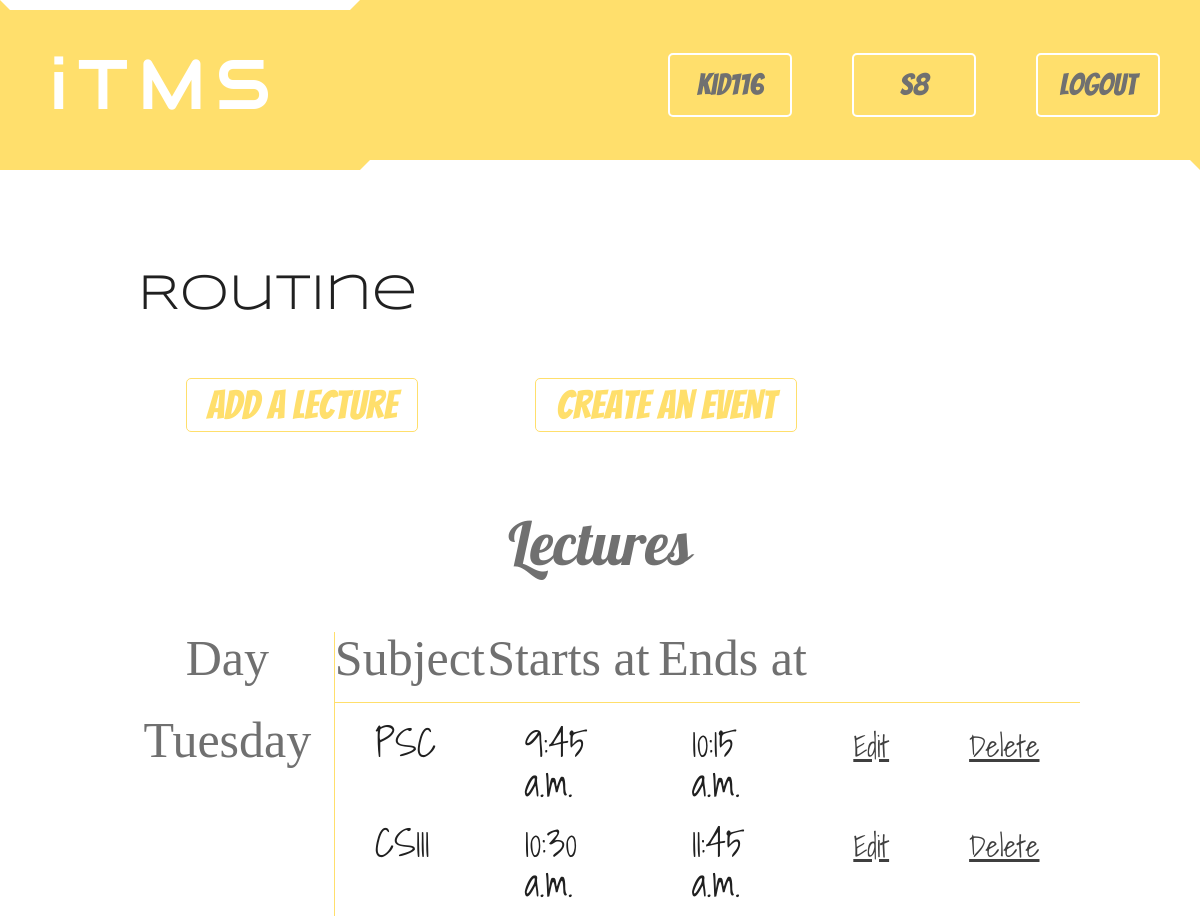
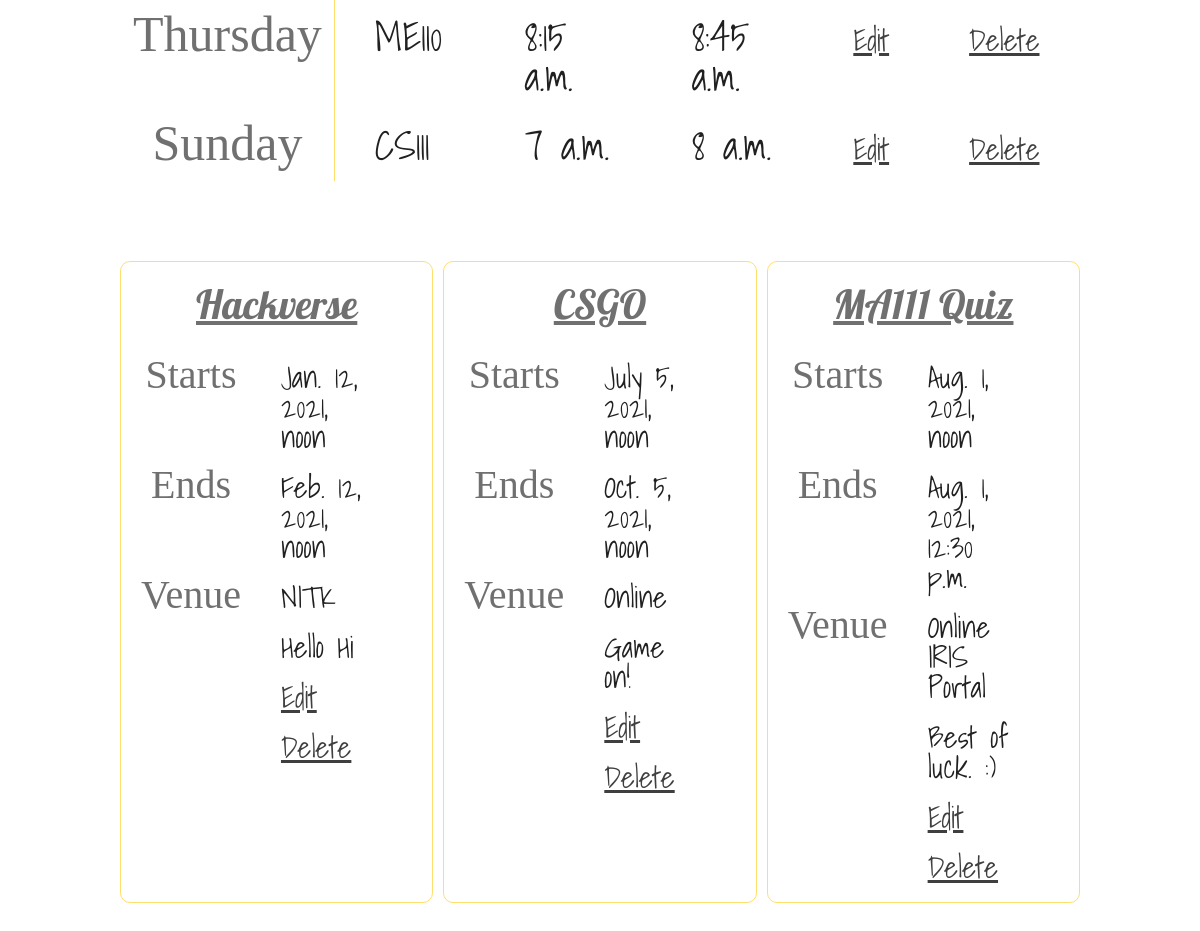
Page /sections/home/ (signed in) on the committed database (2 pictures, top to bottom).
### accounts/models.py (models this page shows, shortened)
class Account(AbstractBaseUser):
    username = models.CharField(max_length=30, blank=False, null=False, unique=True)
    email = models.EmailField(unique=True)
    first_name = models.CharField(max_length=30, blank=False, null=False)
    last_name = models.CharField(max_length=30, blank=False, null=False)
    section = models.ForeignKey(Section, blank=True, null= True, on_delete=models.DO_NOTHING, related_name='students')
    is_cr = models.BooleanField(default=False, verbose_name="Is CR")
    created_at = models.DateTimeField(auto_now_add=True)
    updated_at = models.DateTimeField(auto_now=True)
    is_active = models.BooleanField(default=True)
    is_staff = models.BooleanField(default=True)
    is_admin = models.BooleanField(default=False)
    USERNAME_FIELD = 'username'
    REQUIRED_FIELDS = [
        'email',
        'first_name',
        'last_name',
    ]
    objects = AccountManager()

### sections/models.py (models this page shows)
class Section(models.Model):
    id = models.AutoField(primary_key=True)
    name = models.CharField(max_length=30, blank=False, null=False)
    def __str__(self):
        return self.name

### lectures/models.py (models this page shows)
class Lecture(models.Model):
    id = models.AutoField(primary_key=True)
    subject = models.CharField(max_length=30, blank=False, null=False)
    starts_at = models.TimeField(blank=False, null=False)
    ends_at = models.TimeField(blank=False, null=False)
    day = models.CharField(max_length=10, choices=Days.choices)
    section = models.ForeignKey(Section, blank=False, null=False, on_delete=models.CASCADE, related_name='lectures')

### events/models.py (models this page shows)
class Event(models.Model):
    id = models.AutoField(primary_key=True)
    name = models.CharField(max_length=30, blank=False, null=False)
    starts_at = models.DateTimeField(blank=False, null=False)
    ends_at = models.DateTimeField(blank=False, null=False)
    venue = models.CharField(max_length=100, blank=False, null=False)
    desc = models.TextField(max_length=300, verbose_name="Description", blank=False, null=False)
    section = models.ForeignKey(Section, blank=False, null=True, on_delete=models.CASCADE, related_name='events')

### sections/views.py (the view)
# urls.py: url('home/', views.home, name='home_path'),
@login_required(login_url='accounts:login_path')
def home(request):
    section = request.user.section
    lectures = None
    events = None
    if section:
        events = section.events.order_by('starts_at')
        order = ['Monday', 'Tuesday', 'Wednesday', 'Thursday', 'Friday', 'Saturday', 'Sunday']
        qs = Lecture.objects.filter(section=section).order_by('starts_at')
        lectures = sorted(qs, key=lambda l: order.index(l.day))
    return render(request, 'sections/home.html', {
        'section': section,
        'lectures': lectures,
        'events': events,
    })

### sections/templates/sections/home.html (shortened to what this page needs)
{% extends 'base_layout.html' %}
{% block body %}
    <div class="lim-width">
        <h2>Routine</h2>
        {% if not section %}
            <h5>Section not found!</h5>
            <P>Sorry, you haven't been added to any of the sections yet. Please wait for some time or cantact the system admin.</P>
        {% else %}
            {% if request.user.is_cr %}
            <nav class="routine-add">
                <ul>
                    <li><a href="{% url 'lectures:create_path' %}">Add a Lecture</a></li>
                    <li><a href="{% url 'events:create_path' %}">Create an Event</a></li>
                </ul>
            </nav>
            {% endif %}
            {% if lectures %}
                <table class="routine">
                    <caption><h3>Lectures</h3></caption>
                    <tr>
                        <th>Day</th>
                        <th>Subject</th>
                        <th>Starts at</th>
                        <th>Ends at</th>
                    </tr>
                    {% firstof "NULL" as day %}
                    {% for lecture in lectures %}
                        <tr>
                            <th>
                                {% if day != lecture.day %}
                                    {% firstof lecture.day as day %}
                                    <h4>{{ day }}</h4>
                                {% endif %}
                            </th>
                            <td>{{ lecture.subject }}</td>
                            <td>{{ lecture.starts_at }}</td>
                            <td>{{ lecture.ends_at }}</td>
                            {% if request.user.is_cr %}
                                <td><a href="{% url 'lectures:edit_path' id_l=lecture.id %}">Edit</a></td>
                                <td><a href="{% url 'lectures:delete_path' id_l=lecture.id %}">Delete</a></td>
                            {% endif %}
                        </tr>
                    {% endfor %}
                </table>
            {% endif %}
            <br>
            <br>
            <br>
            <br>
            <br>
            {% if events %}
                <div class="col-2">
                    {% for event in events %}
                        <table class="event">
                            <caption><h3>{{ event.name }}</h3></caption>
                            <tr>
                                <th>Starts</th>
                                <td>{{ event.starts_at }}</td>
                            </tr>
                            <tr>
                                <th>Ends</th>
                                <td>{{ event.ends_at }}</td>
                            </tr>
                            <tr>
                                <th>Venue</th>
                                <td>{{ event.venue }}</td>
                            </tr>
                            <tr>
                                <th></th>
                                <td>{{ event.desc }}</td>
                            </tr>
                            {% if request.user.is_cr %}
                                <tr>
                                    <th>
                                    <td><a href="{% url 'events:edit_path' id_e=event.id %}">Edit</a></td>
                                </tr>
                                <tr>
                                    <th>
                                    <td><a href="{% url 'events:delete_path' id_e=event.id %}">Delete</a></td>
                                </tr>
                            {% endif %}
                        </table>
                    {% endfor %}
                </div>
            {% endif %}
        {% endif %}
    </div>
{% endblock %}

### templates/base_layout.html (shortened to what this page needs)
{% load static %}
<!DOCTYPE html>
<html lang="en">
    <head>
        <link rel="stylesheet" href="{% static 'css/main.css' %}">
    </head>
    <body>
        <header>
            <div class="logo">
                <a href="{% url 'landing_path' %}"><h1>iTMS</h1></a>
            </div>
            <nav>
                <ul>
                    {% if user.is_authenticated %}
                        <li class="info">{{ request.user.username }}</li>
                        <li class="info">{{ request.user.section }}</li>
                        <a href="{% url 'accounts:logout_path' %}"><li><span class="action">Logout</span></li></a>
                    {% else %}
                        <a href="{% url 'accounts:login_path' %}" class="login"><li><span class="action">Login</span></li></a>
                        <a href="{% url 'accounts:signup_path' %}" class="signup"><li><span class="action">Signup</span></li></a>
                    {% endif %}
                </ul>
            </nav>
        </header>
        {% block body %}
        {% endblock %}
    </body>
</html>

### assets/css/main.css (style rules this page uses)
html, body, div, span, applet, object, iframe, h1, h2, h3, h4, h5, h6, p, blockquote, pre, a, abbr, acronym, address, big, cite, code, del, dfn, em, img, ins, kbd, q, s, samp, small, strike, strong, sub, sup, tt, var, b, u, i, center, dl, dt, dd, ol, ul, li, fieldset, form, label, legend, table, caption, tbody, tfoot, thead, tr, th, td, article, aside, canvas, details, embed, figure, figcaption, footer, header, hgroup, menu, nav, output, ruby, section, summary, time, mark, audio, video { margin: 0; padding: 0; border: 0; font-size: 100%; font: inherit; vertical-align: baseline; }
article, aside, details, figcaption, figure, footer, header, hgroup, menu, nav, section { display: block; }
body { line-height: 1; }
ol, ul { list-style: none; }
table { border-collapse: collapse; border-spacing: 0; }
a:link, a:visited { text-decoration: none; }
:root { --black: #202020; --dark-grey: #3f3f3f; --grey: #707070; --yellow: #ffdf6c; --white: #ffffff; }
h1 { font-family: Audiowide; font-size: 70px; margin: 40px; color: var(--white); letter-spacing: 10px; }
h2 { font-family: Syncopate; font-size: 50px; margin: 18px; color: var(--black) }
h3 { font-family: Pattaya; margin: 15px; font-size: 30px; color: var(--grey); }
h4 { font-family: Amatic; margin: 12px; }
.lim-width { width: 80vw; margin: 100px auto; }
.col-2 { display: grid; grid-template-columns: 1fr 1fr 1fr; grid-column-gap: 10px; grid-row-gap: 10px; }
nav ul { display: flex; justify-content: center; align-items: center; }
nav li { display: block; padding: 15px 0; margin: 30px 30px; width: 300px; border: 2px solid var(--white); border-radius: 5px; font-family: Shadows; font-size: 20px; color: var(--grey); text-align: center; }
nav li .action { font-size: 30px; font-family: Bangers; }
header { background: var(--yellow); display: grid; grid-template-columns: 30vw 70vw; }
header nav { display: flex; justify-content: flex-end; border: 10px solid transparent; border-bottom-color: var(--white) }
header nav li { width: 120px; }
.logo { border: 10px solid transparent; border-top-color: var(--white) }
header li.info { font-size: 30px; font-family: Bangers; }
.routine caption h3 { font-size: 60px; padding-top: 30px; padding-bottom: 40px; }
.routine th { font-size: 50px; font-family: Amatic; color: var(--grey) }
.routine td { padding: 10px 40px; font-family: Shadows; font-size: 40px; color: var(--black) }
.routine tr:first-child { border: 1px solid transparent; height: 70px; border-bottom-color: var(--yellow) }
.routine tr th:first-child { border: 1px solid transparent; border-right-color: var(--yellow); width: 200px; }
.routine td a { font-size: 30px; color: var(--dark-grey); text-decoration: underline; }
.event caption h3 { font-size: 40px; padding-bottom: 10px; text-decoration: underline; }
.event { display: block; width: auto; border: 1px solid var(--yellow); border-radius: 10px; padding: 10px 20px; }
.event th { font-size: 40px; font-family: Amatic; color: var(--grey); }
.event td { padding: 10px 40px; font-family: Shadows; font-size: 30px; color: var(--black); }
.event td a { font-size: 30px; color: var(--dark-grey); text-decoration: underline; }
nav.routine-add { display: flex; justify-content: flex-start; }
nav.routine-add li { font-size: 40px; font-family: Bangers; display: block; }
nav.routine-add a:visited, nav.routine-add a:link { color: var(--yellow); border: 1px solid var(--yellow); padding: 5px 20px; border-radius: 5px; }

### rows in the picture
Account: user.username "kid116", user.section "S8"
Lecture: day "Tuesday", subject "PSC", starts_at "9:45 a.m.", ends_at "10:15 a.m."
Lecture: subject "CS111", starts_at "10:30 a.m.", ends_at "11:45 a.m."
Lecture: day "Thursday", subject "ME110", starts_at "8:15 a.m.", ends_at "8:45 a.m."
Lecture: day "Sunday", subject "CS111", starts_at "7 a.m.", ends_at "8 a.m."
Event: name "Hackverse", starts_at "Jan. 12, 2021, noon", ends_at "Feb. 12, 2021, noon", venue "NITK", desc "Hello Hi"
Event: name "CSGO", starts_at "July 5, 2021, noon", ends_at "Oct. 5, 2021, noon", venue "Online", desc "Game on!"
Event: name "MA111 Quiz", starts_at "Aug. 1, 2021, noon", ends_at "Aug. 1, 2021, 12:30 p.m.", venue "Online IRIS Portal", desc "Best of luck. :)"
